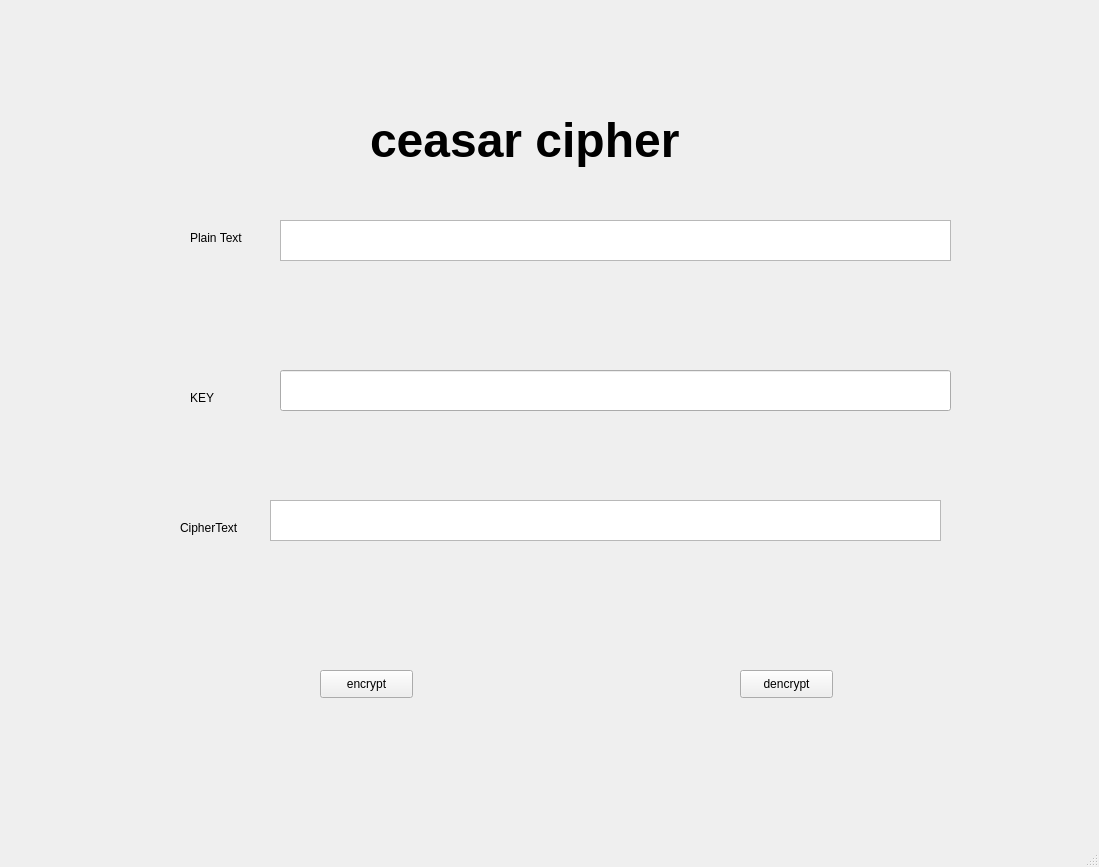
<?xml version="1.0" encoding="UTF-8"?>
<ui version="4.0">
 <class>MainWindow</class>
 <widget class="QMainWindow" name="MainWindow">
  <property name="geometry">
   <rect>
    <x>0</x>
    <y>0</y>
    <width>1099</width>
    <height>867</height>
   </rect>
  </property>
  <property name="windowTitle">
   <string>MainWindow</string>
  </property>
  <widget class="QWidget" name="centralwidget">
   <widget class="QLabel" name="label">
    <property name="geometry">
     <rect>
      <x>370</x>
      <y>60</y>
      <width>441</width>
      <height>161</height>
     </rect>
    </property>
    <property name="font">
     <font>
      <pointsize>36</pointsize>
      <weight>75</weight>
      <bold>true</bold>
     </font>
    </property>
    <property name="text">
     <string>ceasar cipher</string>
    </property>
   </widget>
   <widget class="QLabel" name="label_2">
    <property name="geometry">
     <rect>
      <x>190</x>
      <y>230</y>
      <width>55</width>
      <height>16</height>
     </rect>
    </property>
    <property name="text">
     <string>Plain Text</string>
    </property>
   </widget>
   <widget class="QLabel" name="label_3">
    <property name="geometry">
     <rect>
      <x>190</x>
      <y>390</y>
      <width>55</width>
      <height>16</height>
     </rect>
    </property>
    <property name="text">
     <string>KEY</string>
    </property>
   </widget>
   <widget class="QLabel" name="label_4">
    <property name="geometry">
     <rect>
      <x>180</x>
      <y>520</y>
      <width>71</width>
      <height>16</height>
     </rect>
    </property>
    <property name="text">
     <string>CipherText</string>
    </property>
   </widget>
   <widget class="QPushButton" name="btn_encrypt">
    <property name="geometry">
     <rect>
      <x>320</x>
      <y>670</y>
      <width>93</width>
      <height>28</height>
     </rect>
    </property>
    <property name="text">
     <string>encrypt</string>
    </property>
   </widget>
   <widget class="QPushButton" name="btn_decrypt">
    <property name="geometry">
     <rect>
      <x>740</x>
      <y>670</y>
      <width>93</width>
      <height>28</height>
     </rect>
    </property>
    <property name="text">
     <string>dencrypt</string>
    </property>
   </widget>
   <widget class="QTextEdit" name="txt_plain_text">
    <property name="geometry">
     <rect>
      <x>280</x>
      <y>220</y>
      <width>671</width>
      <height>41</height>
     </rect>
    </property>
   </widget>
   <widget class="QTextEdit" name="txt_cipher_text">
    <property name="geometry">
     <rect>
      <x>270</x>
      <y>500</y>
      <width>671</width>
      <height>41</height>
     </rect>
    </property>
   </widget>
   <widget class="QLineEdit" name="txt_key">
    <property name="geometry">
     <rect>
      <x>280</x>
      <y>370</y>
      <width>671</width>
      <height>41</height>
     </rect>
    </property>
   </widget>
  </widget>
  <widget class="QMenuBar" name="menubar">
   <property name="geometry">
    <rect>
     <x>0</x>
     <y>0</y>
     <width>1099</width>
     <height>26</height>
    </rect>
   </property>
  </widget>
  <widget class="QStatusBar" name="statusbar"/>
 </widget>
 <resources/>
 <connections/>
</ui>
